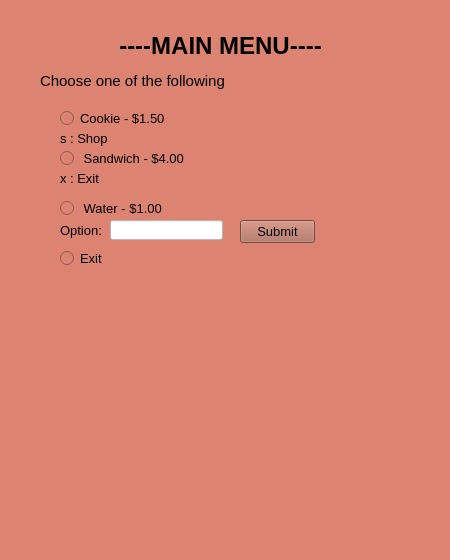
<?xml version="1.0" encoding="UTF-8"?>
<ui version="4.0">
 <class>MainWindow</class>
 <widget class="QMainWindow" name="MainWindow">
  <property name="geometry">
   <rect>
    <x>0</x>
    <y>0</y>
    <width>450</width>
    <height>560</height>
   </rect>
  </property>
  <property name="minimumSize">
   <size>
    <width>450</width>
    <height>560</height>
   </size>
  </property>
  <property name="maximumSize">
   <size>
    <width>450</width>
    <height>560</height>
   </size>
  </property>
  <property name="font">
   <font>
    <pointsize>11</pointsize>
   </font>
  </property>
  <property name="windowTitle">
   <string>Shopping Cart</string>
  </property>
  <property name="styleSheet">
   <string notr="true">background-color: rgb(220, 131, 113);</string>
  </property>
  <widget class="QWidget" name="centralwidget">
   <widget class="QLabel" name="labelTitle">
    <property name="geometry">
     <rect>
      <x>100</x>
      <y>30</y>
      <width>241</width>
      <height>31</height>
     </rect>
    </property>
    <property name="font">
     <font>
      <pointsize>18</pointsize>
      <weight>75</weight>
      <bold>true</bold>
     </font>
    </property>
    <property name="text">
     <string>----MAIN MENU----</string>
    </property>
    <property name="alignment">
     <set>Qt::AlignCenter</set>
    </property>
   </widget>
   <widget class="QLabel" name="labelQuestion">
    <property name="geometry">
     <rect>
      <x>40</x>
      <y>60</y>
      <width>371</width>
      <height>41</height>
     </rect>
    </property>
    <property name="font">
     <font>
      <pointsize>11</pointsize>
     </font>
    </property>
    <property name="text">
     <string>Choose one of the following</string>
    </property>
   </widget>
   <widget class="QLineEdit" name="inputOption">
    <property name="geometry">
     <rect>
      <x>110</x>
      <y>220</y>
      <width>113</width>
      <height>20</height>
     </rect>
    </property>
    <property name="styleSheet">
     <string notr="true">background-color: rgb(255, 255, 255);</string>
    </property>
   </widget>
   <widget class="QLabel" name="labelOption1">
    <property name="geometry">
     <rect>
      <x>60</x>
      <y>130</y>
      <width>121</width>
      <height>16</height>
     </rect>
    </property>
    <property name="font">
     <font>
      <pointsize>10</pointsize>
     </font>
    </property>
    <property name="text">
     <string>s : Shop</string>
    </property>
   </widget>
   <widget class="QLabel" name="labelOption2">
    <property name="geometry">
     <rect>
      <x>60</x>
      <y>170</y>
      <width>151</width>
      <height>16</height>
     </rect>
    </property>
    <property name="font">
     <font>
      <pointsize>10</pointsize>
     </font>
    </property>
    <property name="text">
     <string>x : Exit</string>
    </property>
   </widget>
   <widget class="QLabel" name="labelInput">
    <property name="geometry">
     <rect>
      <x>60</x>
      <y>220</y>
      <width>61</width>
      <height>21</height>
     </rect>
    </property>
    <property name="font">
     <font>
      <pointsize>10</pointsize>
     </font>
    </property>
    <property name="text">
     <string>Option: </string>
    </property>
   </widget>
   <widget class="QPushButton" name="buttonOption">
    <property name="geometry">
     <rect>
      <x>240</x>
      <y>220</y>
      <width>75</width>
      <height>23</height>
     </rect>
    </property>
    <property name="font">
     <font>
      <pointsize>10</pointsize>
     </font>
    </property>
    <property name="styleSheet">
     <string notr="true">background-color: rgb(170, 104, 87);</string>
    </property>
    <property name="text">
     <string>Submit</string>
    </property>
   </widget>
   <widget class="QLabel" name="labelOutput">
    <property name="geometry">
     <rect>
      <x>70</x>
      <y>280</y>
      <width>291</width>
      <height>181</height>
     </rect>
    </property>
    <property name="font">
     <font>
      <pointsize>14</pointsize>
     </font>
    </property>
    <property name="text">
     <string/>
    </property>
    <property name="alignment">
     <set>Qt::AlignCenter</set>
    </property>
   </widget>
   <widget class="QRadioButton" name="radio_cookie">
    <property name="geometry">
     <rect>
      <x>60</x>
      <y>110</y>
      <width>121</width>
      <height>17</height>
     </rect>
    </property>
    <property name="font">
     <font>
      <pointsize>10</pointsize>
     </font>
    </property>
    <property name="text">
     <string>Cookie - $1.50</string>
    </property>
   </widget>
   <widget class="QRadioButton" name="radio_sandwich">
    <property name="geometry">
     <rect>
      <x>60</x>
      <y>150</y>
      <width>141</width>
      <height>17</height>
     </rect>
    </property>
    <property name="font">
     <font>
      <pointsize>10</pointsize>
     </font>
    </property>
    <property name="text">
     <string> Sandwich - $4.00</string>
    </property>
   </widget>
   <widget class="QRadioButton" name="radio_water">
    <property name="geometry">
     <rect>
      <x>60</x>
      <y>200</y>
      <width>121</width>
      <height>17</height>
     </rect>
    </property>
    <property name="font">
     <font>
      <pointsize>10</pointsize>
     </font>
    </property>
    <property name="text">
     <string> Water - $1.00</string>
    </property>
   </widget>
   <widget class="QRadioButton" name="radio_exit">
    <property name="geometry">
     <rect>
      <x>60</x>
      <y>250</y>
      <width>121</width>
      <height>17</height>
     </rect>
    </property>
    <property name="font">
     <font>
      <pointsize>10</pointsize>
     </font>
    </property>
    <property name="text">
     <string>Exit</string>
    </property>
   </widget>
   <zorder>labelOption2</zorder>
   <zorder>labelOption1</zorder>
   <zorder>radio_sandwich</zorder>
   <zorder>radio_cookie</zorder>
   <zorder>labelTitle</zorder>
   <zorder>labelQuestion</zorder>
   <zorder>labelInput</zorder>
   <zorder>labelOutput</zorder>
   <zorder>inputOption</zorder>
   <zorder>buttonOption</zorder>
   <zorder>radio_water</zorder>
   <zorder>radio_exit</zorder>
  </widget>
  <widget class="QStatusBar" name="statusbar"/>
 </widget>
 <resources/>
 <connections/>
</ui>
